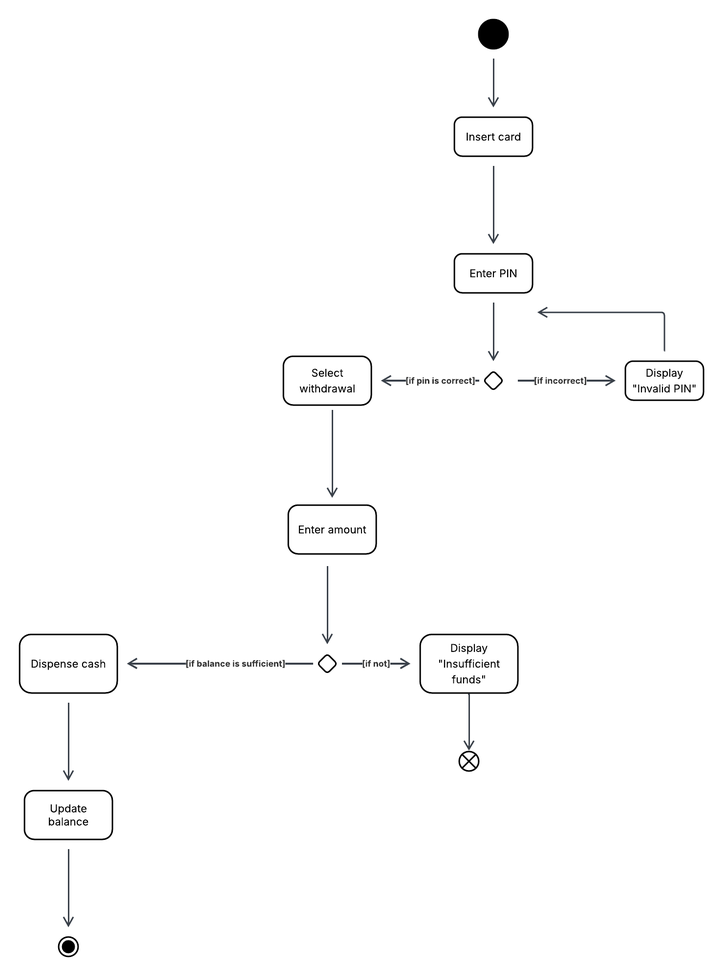
#> input picture images/atmwithdrawalv2.png, 723 x 976 px, shrunk from 1480 x 2000 before the run, found by its file name
$ python newVersionShapeDetection.py
#> lines starting #> are read from the running program, lines starting #| are printed output that depends on the picture; after the words box and inside, x2 and y2 are one past the last pixel; in counts of white or black regions, pixels touching at a corner belong together
import cv2
import numpy as np
import matplotlib.pyplot as plt

# --- Load Image ---
img = cv2.imread("./images/atmwithdrawalv2.png")   # <-- replace with your UML image path
#> img is the input picture: shape (976, 723, 3); mean B, G, R 252.1, 252.1, 252.1
img_orig = img.copy()

# --- Step 1: Grayscale ---
gray = cv2.cvtColor(img, cv2.COLOR_BGR2GRAY)

# --- Step 2: Threshold (invert: black lines → white) ---
_, thresh = cv2.threshold(gray, 200, 255, cv2.THRESH_BINARY_INV)
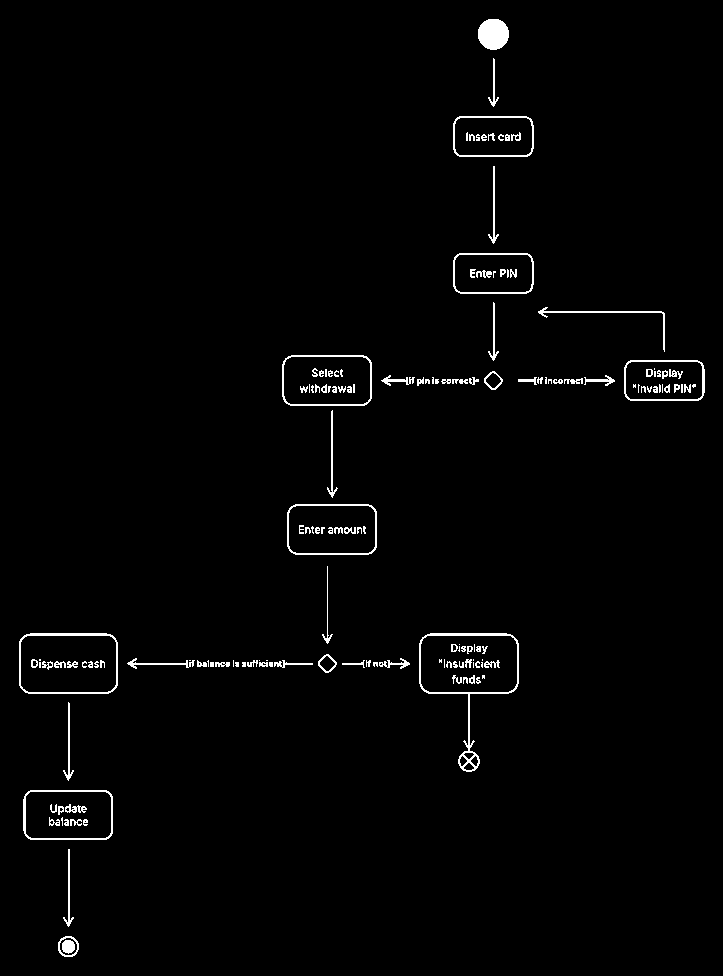
#> thresh: shape (976, 723); 1.6% white in thin lines or dots

# --- Step 3: Edge Detection ---
edges = cv2.Canny(thresh, 50, 150, apertureSize=3)
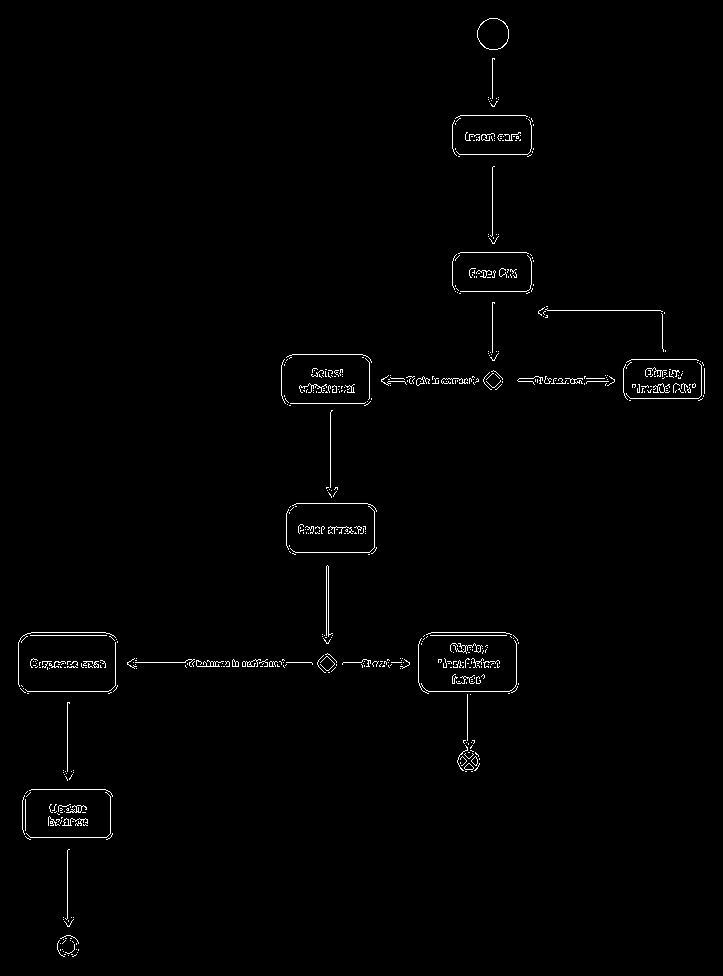
#> edges: shape (976, 723); 0.96% white in thin lines or dots

# --- Step 4: Line Detection ---
line_img = img.copy()
detected_lines = []
lines = cv2.HoughLinesP(edges, 1, np.pi/180, threshold=80, minLineLength=30, maxLineGap=5)
#> lines = 29 rows, first 6: [257, 662, 320, 662], [492, 235, 492, 167], [23, 691, 113, 691], [23, 635, 113, 635], [67, 918, 67, 850], [31, 632, 105, 632]
if lines is not None:
    for line in lines:
        x1, y1, x2, y2 = line[0]
        cv2.line(line_img, (x1, y1), (x2, y2), (0,0,255), 2)
        detected_lines.append(((x1, y1), (x2, y2)))
#> this loop made 29 passes
#> (x1, y1, x2, y2) on passes 1 to 12: (257, 662, 320, 662), (492, 235, 492, 167), (23, 691, 113, 691), (23, 635, 113, 635), (67, 918, 67, 850), (31, 632, 105, 632), (185, 661, 280, 661), (155, 662, 215, 663), (185, 666, 283, 666), (547, 310, 660, 310), (540, 378, 604, 378), (329, 494, 330, 428)
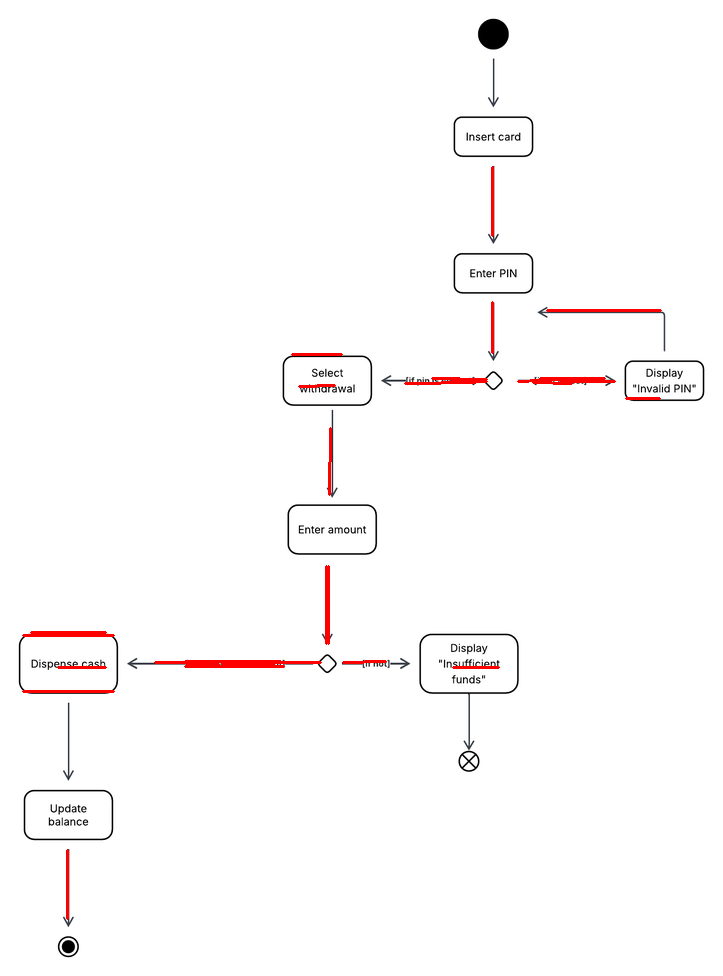
#> line_img: shape (976, 723, 3); 0.71% of pixels changed, all inside (x1, y1, x2, y2) = (22, 166, 662, 920)
#> after the loop, detected_lines = 29 items

# --- Step 5: Shape Detection (Rectangles, Ellipses, etc.) ---
shape_img = img.copy()
detected_shapes = []
contours, _ = cv2.findContours(thresh, cv2.RETR_EXTERNAL, cv2.CHAIN_APPROX_SIMPLE)
#> contours = 54 contours, 18 with area under 20; largest, box (x1, y1, x2, y2) and area: (419, 633, 519, 772) 6212, (19, 633, 118, 694) 5761, (287, 504, 377, 555) 4360, (282, 355, 372, 406) 4356, (23, 790, 113, 840) 4286

for cnt in contours:
    approx = cv2.approxPolyDP(cnt, 0.02*cv2.arcLength(cnt, True), True)
    x, y, w, h = cv2.boundingRect(approx)

    if len(approx) == 4:  # Rectangle (Class/Interface box)
        cv2.rectangle(shape_img, (x,y), (x+w, y+h), (0,255,0), 2)
        detected_shapes.append({"type": "rectangle", "bbox": (x, y, w, h)})
    elif len(approx) > 8:  # Ellipse (Use Case, Start/End)
        cv2.ellipse(shape_img, (x+w//2, y+h//2), (w//2, h//2), 0, 0, 360, (255,0,0), 2)
        detected_shapes.append({"type": "ellipse", "bbox": (x, y, w, h)})
    elif len(approx) == 6:  # Possible diamond (Decision)
        cv2.drawContours(shape_img, [approx], 0, (255,255,0), 2)
        detected_shapes.append({"type": "diamond", "bbox": (x, y, w, h)})
#> this loop made 54 passes
#> (x, y, w, h) on passes 1, 2, 3, 4, 5, 6, 7, 8, 9, 10, 12, 13: (58, 936, 21, 21), (63, 849, 11, 78), (23, 790, 90, 50), (63, 702, 11, 79), (373, 662, 5, 5), (269, 662, 4, 5), (259, 662, 9, 5), (242, 662, 4, 5), (235, 662, 4, 5), (215, 662, 15, 5), (366, 660, 5, 7), (342, 660, 23, 8)
#> (approx, x, y, w, h) on passes 11, 15, 18, 19, 21, 48: ([[210, 662], [210, 666], [213, 666], [213, 662]], 210, 662, 4, 5), ([[266, 660], [267, 660]], 266, 660, 2, 1), ([[233, 660], [233, 666]], 233, 660, 1, 7), ([[208, 660], [207, 661], [208, 662], [208, 666]], 207, 660, 2, 7), ([[189, 660], [190, 660]], 189, 660, 2, 1), ([[538, 311], [661, 312], [664, 351], [661, 311]], 538, 311, 127, 41)
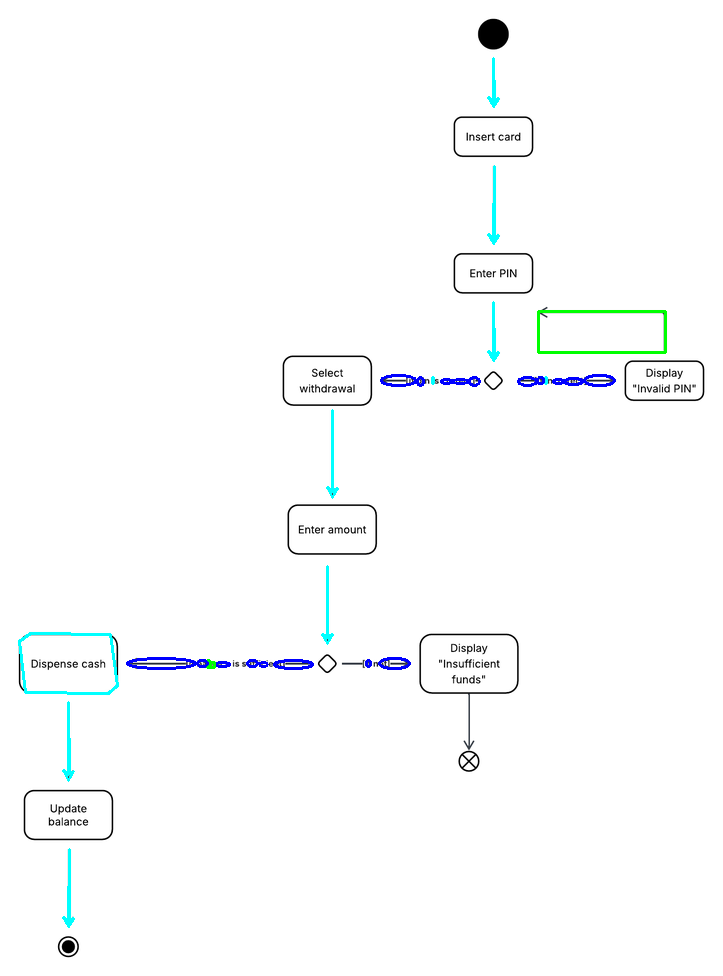
#> shape_img: shape (976, 723, 3); 0.9% of pixels changed, all inside (x1, y1, x2, y2) = (18, 57, 667, 928)
#> after the loop, detected_shapes = 31 items

# --- Step 6: Combined Detection ---
combined_img = img.copy()
if lines is not None:
    for (x1, y1), (x2, y2) in detected_lines:
        cv2.line(combined_img, (x1, y1), (x2, y2), (0,0,255), 2)
for shape in detected_shapes:
    x, y, w, h = shape["bbox"]
    if shape["type"] == "rectangle":
        cv2.rectangle(combined_img, (x,y), (x+w, y+h), (0,255,0), 2)
    elif shape["type"] == "ellipse":
        cv2.ellipse(combined_img, (x+w//2, y+h//2), (w//2, h//2), 0, 0, 360, (255,0,0), 2)
    elif shape["type"] == "diamond":
        cv2.rectangle(combined_img, (x,y), (x+w, y+h), (255,255,0), 2)
#> this loop made 31 passes
#> (x, y, w, h) on passes 1 to 12: (63, 849, 11, 78), (63, 702, 11, 79), (259, 662, 9, 5), (215, 662, 15, 5), (210, 662, 4, 5), (366, 660, 5, 7), (274, 660, 39, 8), (247, 660, 11, 7), (207, 660, 2, 7), (197, 660, 10, 7), (379, 658, 31, 11), (127, 658, 68, 11)
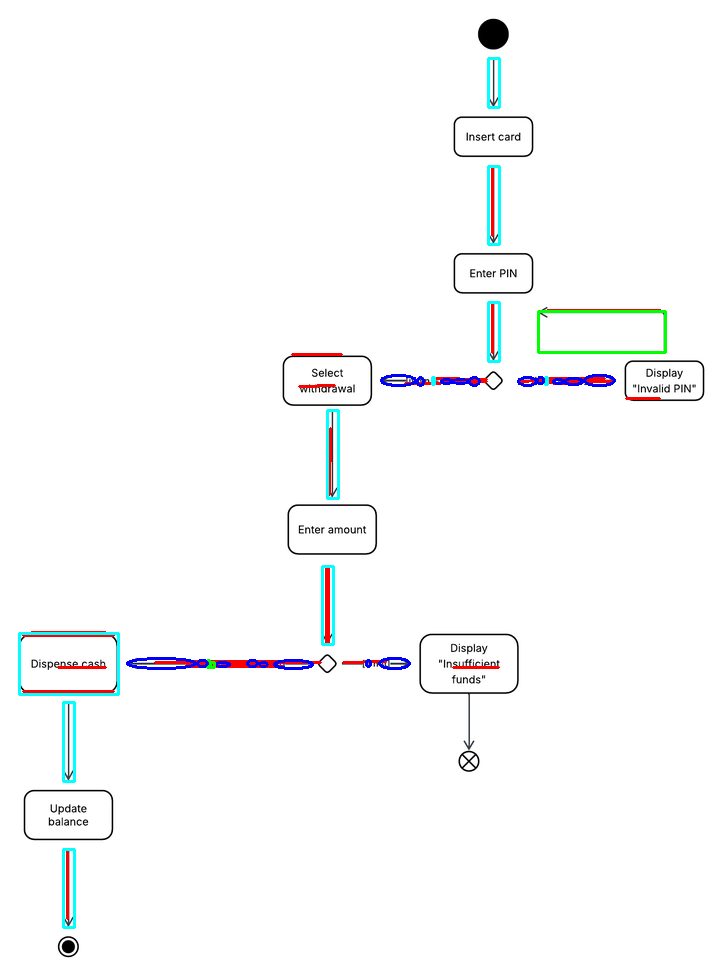
#> combined_img: shape (976, 723, 3); 1.12% of pixels changed, all inside (x1, y1, x2, y2) = (18, 57, 667, 929)

# --- Visualization of Steps ---
titles = ["Original", "Grayscale", "Thresholded", "Edges", "Lines Detected", "Shapes Detected", "Combined"]
images = [img_orig, gray, thresh, edges, line_img, shape_img, combined_img]

plt.figure(figsize=(15,10))
for i in range(len(images)):
    plt.subplot(2,4,i+1)
    if len(images[i].shape) == 2:
        plt.imshow(images[i], cmap="gray")
    else:
        plt.imshow(cv2.cvtColor(images[i], cv2.COLOR_BGR2RGB))
    plt.title(titles[i])
    plt.axis("off")
#> this loop made 7 passes

plt.tight_layout()
plt.show()
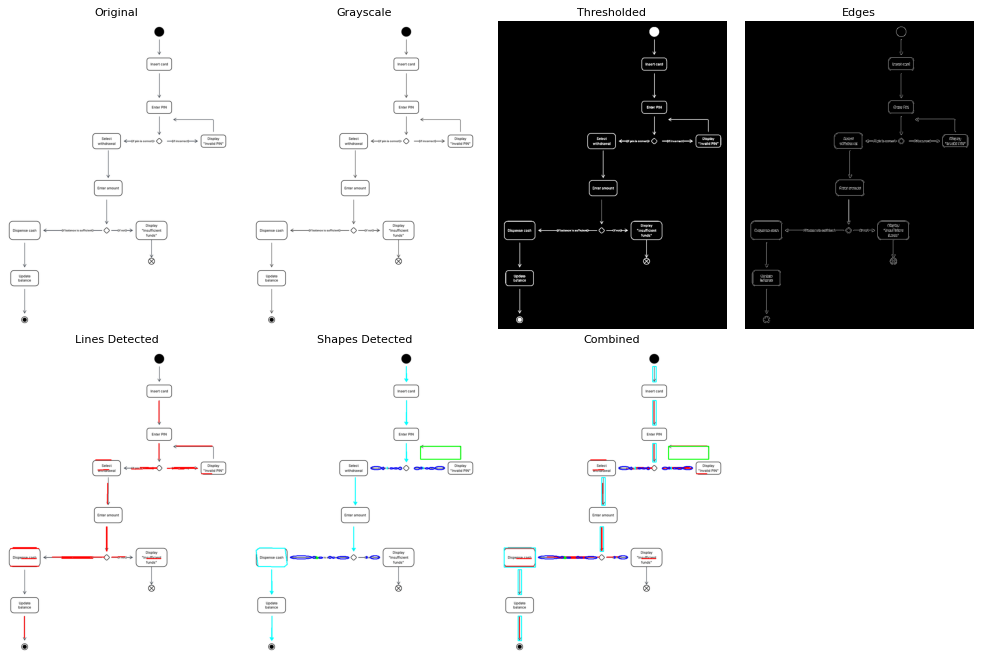
#> figure drawn by matplotlib, 7 panels

# --- Print Detected Shapes and Lines ---
print("\n--- Detected Shapes ---")
for s in detected_shapes:
    print(f"{s['type']} at {s['bbox']}")
#> this loop made 31 passes
#| diamond at (63, 849, 11, 78)
#| diamond at (63, 702, 11, 79)
#| ellipse at (259, 662, 9, 5)
#| ellipse at (215, 662, 15, 5)
#| rectangle at (210, 662, 4, 5)
#| ellipse at (366, 660, 5, 7)
#| ellipse at (274, 660, 39, 8)
#| ellipse at (247, 660, 11, 7)
#> (further printed lines are left out)

print("\n--- Detected Lines ---")
for l in detected_lines:
    print(f"Line from {l[0]} to {l[1]}")
#> this loop made 29 passes
#| Line from (257, 662) to (320, 662)
#| Line from (492, 235) to (492, 167)
#| Line from (23, 691) to (113, 691)
#| Line from (23, 635) to (113, 635)
#| Line from (67, 918) to (67, 850)
#| Line from (31, 632) to (105, 632)
#| Line from (185, 661) to (280, 661)
#| Line from (155, 662) to (215, 663)
#> (further printed lines are left out)
